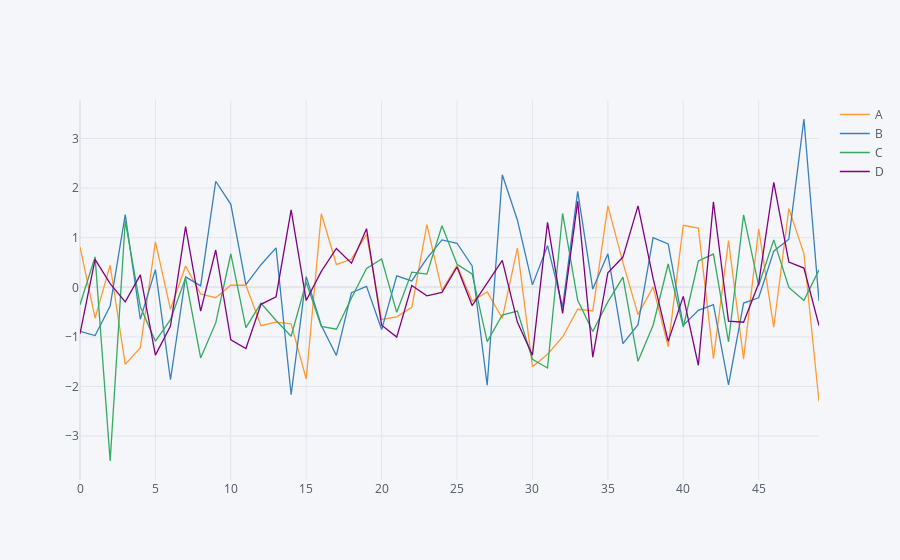

The notebook cell saved with this chart:
### Code cell
arr1=np.random.randn(50,4)
df=pd.DataFrame(arr1,columns=['A','B','C','D'])
# df.plot()
df.iplot()
